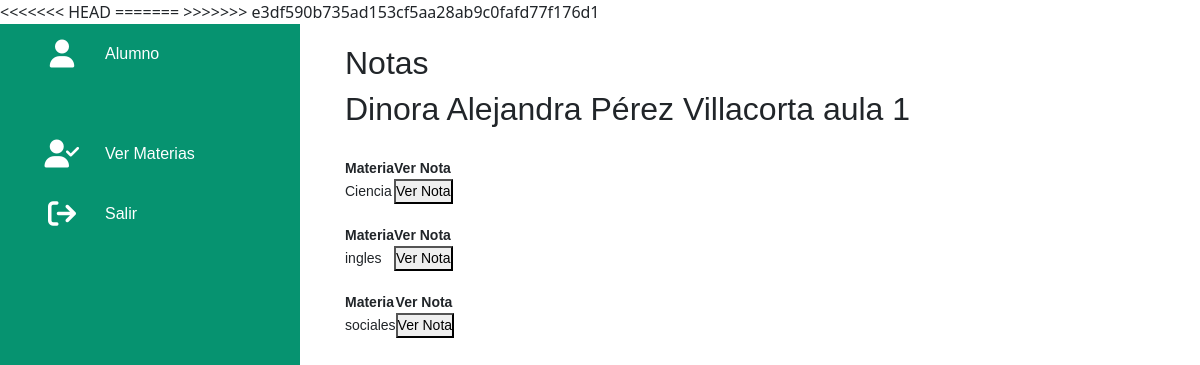
The page /Vista/Vista_Estudiante/VerNotas.php (signed in) on the database its author committed.
### tables this page shows
CREATE TABLE `estudiante` (
  `Id` int(11) NOT NULL,
  `Nombre` varchar(50) NOT NULL,
  `Apellido` varchar(50) NOT NULL,
  `Edad` int(2) NOT NULL,
  `Idaula` int(11) NOT NULL,
  `Usuario` varchar(8) NOT NULL,
  `Password` varchar(10) NOT NULL,
  `idroles` int(11) NOT NULL,
  `idEstado` int(11) NOT NULL
);

CREATE TABLE `aula` (
  `id` int(11) NOT NULL,
  `nombre` varchar(100) NOT NULL
);

CREATE TABLE `materia` (
  `id` int(11) NOT NULL,
  `nombre` varchar(100) NOT NULL
);

### Clases/conexion.php (called while the page is built, shortened)
<?php
class Conexion{
    public $servername = "localhost";
    public $username = "root";
    public $password = "";
    public $database = "notas";
    public function conexionDB(){
        $this->con = mysqli_connect($this->servername, $this->username, $this->password, $this->database);
    }
}
?>

### Clases/Estudiante.php (the view, shortened to what this page needs)
<?php
class Estudiante extends Persona{
     public function verAl(){
        $cont = 0;
        $alumno = $_SESSION['alumno'];
        $query = "select estudiante.Nombre AS nombre, estudiante.Apellido AS apellido,aula.nombre AS aula ,materia.nombre AS materia, materia.id AS idmateria from detalle inner join estudiante on detalle.idEstudiante=estudiante.id INNER JOIN materia on detalle.idMateria=materia.id inner join aula on estudiante.Idaula=aula.id WHERE estudiante.Id=$alumno";
        $result = mysqli_query($this->con, $query);
        while($imp = mysqli_fetch_array($result)){
            $nom = "<h2>".$imp['nombre'] . " " . $imp['apellido']. " " . $imp['aula']."</h2> <br>";
            $tabla = "<table>";
                $tabla .= "<thead>";
                    $tabla .= "<th>Materia</th>";
                    $tabla .= "<th>Ver Nota</th>";
                $tabla .= "</thead>";
                $tabla .= "<tbody>";
                    $tabla .= "<td>".$imp['materia']."</td>";
                    $tabla .= "<td>
                                <form action='VerNota.php' method='POST'>
                                    <button type='submit' name='nota_materia' value='".$imp['idmateria']."'>Ver Nota</button>
                                </form>
                            </td>";
                $tabla .= "</tbody>";
            $tabla .= "</table> <br>";
            $cont++;
            if($cont == 1){
                echo $nom;
            }
            echo $tabla;
        }
    }
}
?>

### style/administrador.css (style rules this page uses)
* { margin: 0; padding: 0; box-sizing: border-box; font-family:'Lucida Sans', 'Lucida Sans Regular', 'Lucida Grande', 'Lucida Sans Unicode', Geneva, Verdana, sans-serif }
:root { --color:#069370; --white: #fff; --grey: #f5f5f5; --black: #222; --black2: #999; }
body { min-height: 100vh; overflow-x: hidden; }

### rows shown on the page
estudiante: Nombre "Dinora Alejandra", Apellido "Pérez Villacorta", Idaula.nombre "aula 1", materia.nombre "Ciencia", materia.nombre "ingles", materia.nombre "sociales"
